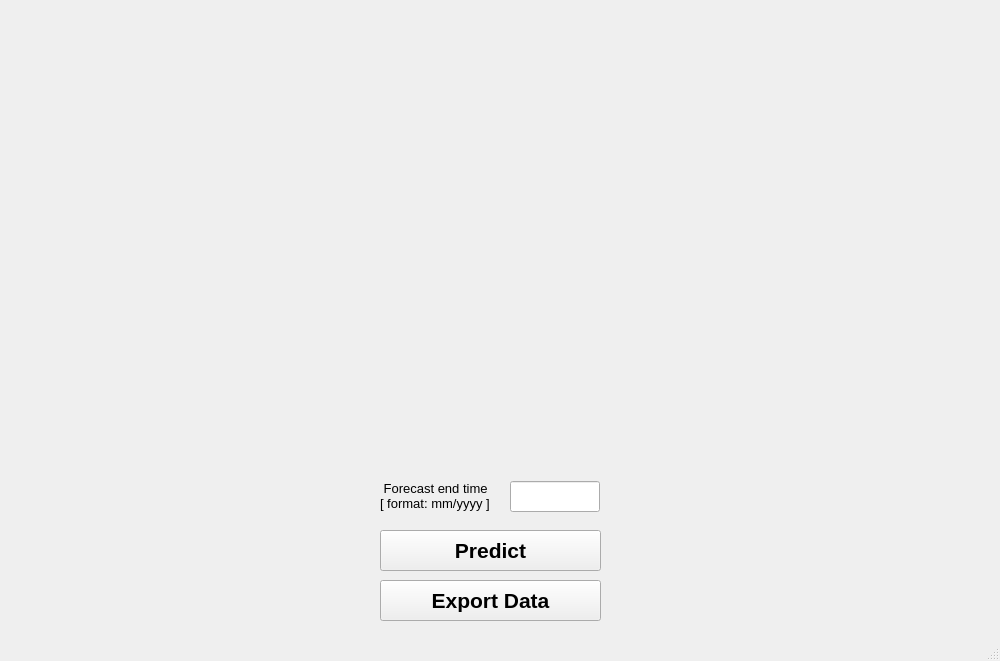
<?xml version="1.0" encoding="UTF-8"?>
<ui version="4.0">
 <class>MainWindow</class>
 <widget class="QMainWindow" name="MainWindow">
  <property name="geometry">
   <rect>
    <x>0</x>
    <y>0</y>
    <width>1000</width>
    <height>661</height>
   </rect>
  </property>
  <property name="acceptDrops">
   <bool>true</bool>
  </property>
  <property name="windowTitle">
   <string>Electricity Consumption Prediction - Vietnam</string>
  </property>
  <property name="autoFillBackground">
   <bool>false</bool>
  </property>
  <property name="tabShape">
   <enum>QTabWidget::Triangular</enum>
  </property>
  <widget class="QWidget" name="centralwidget">
   <widget class="QLabel" name="label">
    <property name="geometry">
     <rect>
      <x>380</x>
      <y>470</y>
      <width>121</width>
      <height>51</height>
     </rect>
    </property>
    <property name="font">
     <font>
      <family>Arial</family>
      <pointsize>10</pointsize>
     </font>
    </property>
    <property name="acceptDrops">
     <bool>true</bool>
    </property>
    <property name="text">
     <string> Forecast end time
[ format: mm/yyyy ]</string>
    </property>
   </widget>
   <widget class="QLineEdit" name="date_input">
    <property name="geometry">
     <rect>
      <x>510</x>
      <y>481</y>
      <width>90</width>
      <height>31</height>
     </rect>
    </property>
    <property name="sizePolicy">
     <sizepolicy hsizetype="Fixed" vsizetype="Fixed">
      <horstretch>0</horstretch>
      <verstretch>0</verstretch>
     </sizepolicy>
    </property>
    <property name="font">
     <font>
      <family>Arial</family>
      <pointsize>10</pointsize>
      <weight>75</weight>
      <bold>true</bold>
     </font>
    </property>
    <property name="acceptDrops">
     <bool>false</bool>
    </property>
    <property name="layoutDirection">
     <enum>Qt::LeftToRight</enum>
    </property>
    <property name="alignment">
     <set>Qt::AlignCenter</set>
    </property>
   </widget>
   <widget class="QPushButton" name="predict_button">
    <property name="geometry">
     <rect>
      <x>380</x>
      <y>530</y>
      <width>221</width>
      <height>41</height>
     </rect>
    </property>
    <property name="sizePolicy">
     <sizepolicy hsizetype="Fixed" vsizetype="Fixed">
      <horstretch>0</horstretch>
      <verstretch>0</verstretch>
     </sizepolicy>
    </property>
    <property name="font">
     <font>
      <family>Arial</family>
      <pointsize>16</pointsize>
      <weight>75</weight>
      <bold>true</bold>
     </font>
    </property>
    <property name="acceptDrops">
     <bool>true</bool>
    </property>
    <property name="styleSheet">
     <string notr="true">&lt;property name=&quot;stylesheet&quot;&gt;
 &lt;string&gt;border: 50px solid black; border-radius: 5px;&lt;/string&gt;
&lt;/property&gt;
</string>
    </property>
    <property name="text">
     <string>Predict</string>
    </property>
   </widget>
   <widget class="QWidget" name="plotWidget" native="true">
    <property name="enabled">
     <bool>true</bool>
    </property>
    <property name="geometry">
     <rect>
      <x>30</x>
      <y>10</y>
      <width>941</width>
      <height>451</height>
     </rect>
    </property>
    <property name="sizePolicy">
     <sizepolicy hsizetype="Fixed" vsizetype="Fixed">
      <horstretch>0</horstretch>
      <verstretch>0</verstretch>
     </sizepolicy>
    </property>
    <property name="acceptDrops">
     <bool>true</bool>
    </property>
    <property name="autoFillBackground">
     <bool>false</bool>
    </property>
    <property name="styleSheet">
     <string notr="true">&lt;property name=&quot;stylesheet&quot;&gt;
 &lt;string&gt;border: 50px solid black; border-radius: 5px;&lt;/string&gt;
&lt;/property&gt;
</string>
    </property>
   </widget>
   <widget class="QPushButton" name="export_button">
    <property name="geometry">
     <rect>
      <x>380</x>
      <y>580</y>
      <width>221</width>
      <height>41</height>
     </rect>
    </property>
    <property name="sizePolicy">
     <sizepolicy hsizetype="Fixed" vsizetype="Fixed">
      <horstretch>0</horstretch>
      <verstretch>0</verstretch>
     </sizepolicy>
    </property>
    <property name="font">
     <font>
      <family>Arial</family>
      <pointsize>16</pointsize>
      <weight>75</weight>
      <bold>true</bold>
     </font>
    </property>
    <property name="acceptDrops">
     <bool>true</bool>
    </property>
    <property name="styleSheet">
     <string notr="true">&lt;property name=&quot;stylesheet&quot;&gt;
 &lt;string&gt;border: 50px solid black; border-radius: 5px;&lt;/string&gt;
&lt;/property&gt;
</string>
    </property>
    <property name="text">
     <string>Export Data</string>
    </property>
   </widget>
  </widget>
  <widget class="QStatusBar" name="statusbar"/>
  <action name="actionPast_data">
   <property name="text">
    <string>Past data</string>
   </property>
  </action>
  <action name="actionPredict_data">
   <property name="text">
    <string>Predicted data</string>
   </property>
  </action>
  <action name="actionPredicted_data_xlxs">
   <property name="text">
    <string>Predicted data (.xlxs)</string>
   </property>
  </action>
 </widget>
 <resources/>
 <connections/>
</ui>
